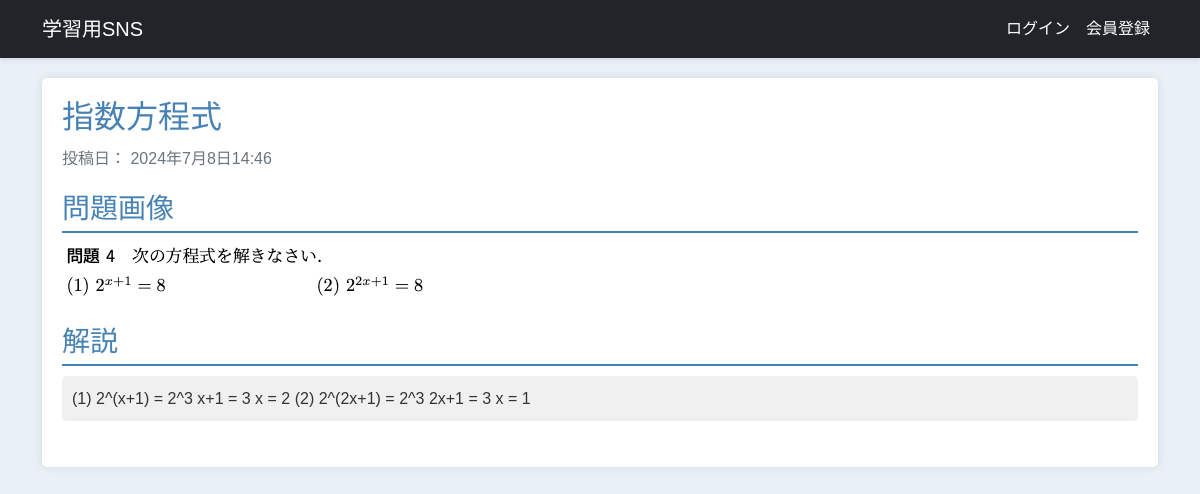
/studysite/snippet/15/, run on an earlier commit of the app's database.
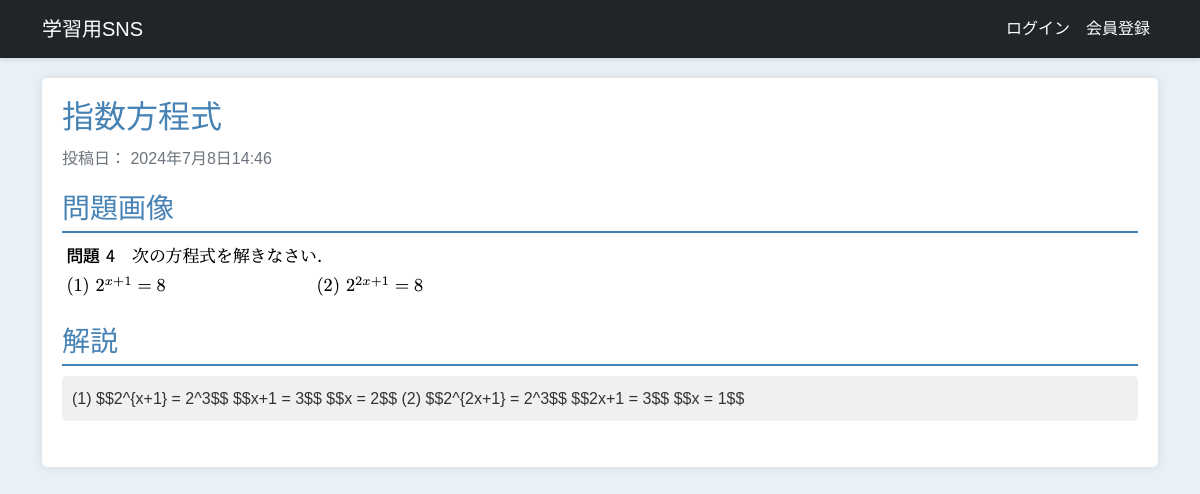
And on a later commit of the database.
### studysite/models.py (models this page shows, shortened)
class Studysite(models.Model):
    title = models.CharField('タイトル', max_length=128)
    image = models.ImageField('問題画像', upload_to='image/', blank=True)
    question = models.TextField('問題', blank=True)
    answer = models.TextField('解答', blank=True)
    created_by = models.ForeignKey(settings.AUTH_USER_MODEL,
                                   verbose_name='投稿者',
                                   on_delete=models.CASCADE)
    created_at = models.DateTimeField('投稿日', auto_now_add=True)
    updated_at = models.DateTimeField('更新日', auto_now=True)
    tags = models.ManyToManyField(Tag, blank=True)

### studysite/views.py (the view)
# urls.py: path('snippet/<int:snippet_id>/', views.snippet_detail, name = 'snippet_detail'),
def snippet_detail(request, snippet_id):
    snippet = get_object_or_404(Studysite, pk=snippet_id)
    return render(request, 'snippets/snippet_detail.html', {'snippet': snippet})

### studysite/templates/snippets/snippet_detail.html (shortened to what this page needs)
{% extends 'base.html' %}
{% load static %}
{% block main %}
<div class="container snippet-detail">
    <h2 class="snippet-title"><span>{{ snippet.title }}</span>
    </h2>
    <div class="snippet-header">
        <div class="snippet-meta">
            <p class="snippet-date">投稿日： {{ snippet.created_at|date:'DATETIME_FORMAT' }}</p>
        </div>
    </div>
    <div class="snippet-section">
        {% if snippet.image %}
        <h3 class="section-title">問題画像</h3>
        <div class="snippet-image">
            <img src="{{ snippet.image.url }}" alt="問題画像">
        </div>
        {% endif %}
    </div><br>
    <div class="snippet-section">
        <h3 class="section-title">解説</h3>
        <div class="snippet-description">
            {{ snippet.answer |safe }}
        </div>
    </div><br>
</div>
{% endblock %}

What changed in the data, as far as the page shows it:
changed Studysite "指数方程式": answer "(1) 2^(x+1) = 2^3 x+1 = 3 x = 2 (2) 2^(2x+1) = 2^3 2x+1 = 3 x = 1" → "(1) $$2^{x+1} = 2^3$$ $$x+1 = 3$$ $$x = 2$$ (2) $$2^{2x+1} = 2^3$$ $$2x+1 = 3$$ $$x = 1$$"
